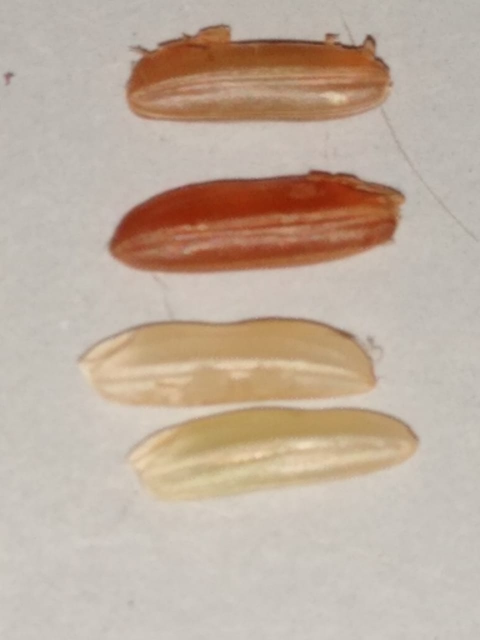
#> input picture Amostras_irga/arroz_casca.jpeg, 960 x 1280 px, found by its file name (shown at 1/2 size)
$ python arroz_demonstracao.py
#> lines starting #> are read from the running program, lines starting #| are printed output that depends on the picture; after the words box and inside, x2 and y2 are one past the last pixel; in counts of white or black regions, pixels touching at a corner belong together
import cv2 as cv
import numpy as np

imagem_original = cv.imread( "arroz_casca.jpeg", 0 )
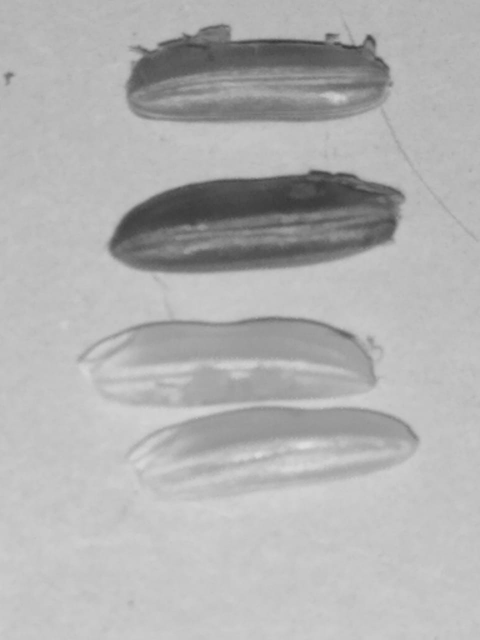
#> imagem_original: shape (1280, 960) (shown at 1/2 size); min 56, max 222, mean 177.3
imagem_original = cv.resize( imagem_original, (480, 640) )
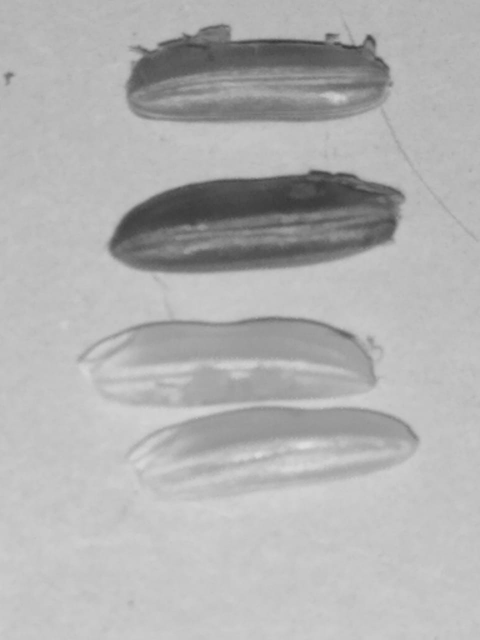
#> imagem_original: shape (640, 480); min 57, max 222, mean 177.5
imagem_filtrada = cv.GaussianBlur( imagem_original, (9, 9), cv.BORDER_DEFAULT )

imagem_binarizada = cv.adaptiveThreshold( imagem_filtrada ,255 ,cv.ADAPTIVE_THRESH_GAUSSIAN_C, \
            cv.THRESH_BINARY, 11, 2 )
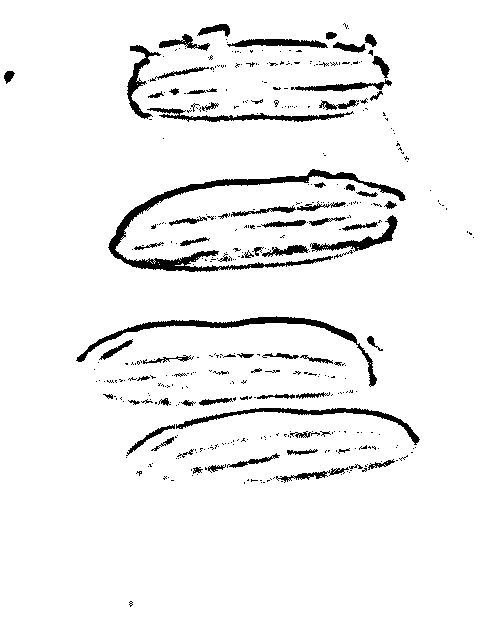
#> imagem_binarizada: shape (640, 480); 94.4% white; 408 black regions (331 under 20 px), largest, box (x1, y1, x2, y2) and area: (108, 169, 406, 272) 3404, (76, 316, 377, 387) 1844, (176, 408, 420, 445) 1173

imagem_binarizada = 255 - imagem_binarizada
kernel = np.ones( (5, 5), np.uint8 )

imagem_aberta = cv.morphologyEx( imagem_binarizada, cv.MORPH_CLOSE, kernel )
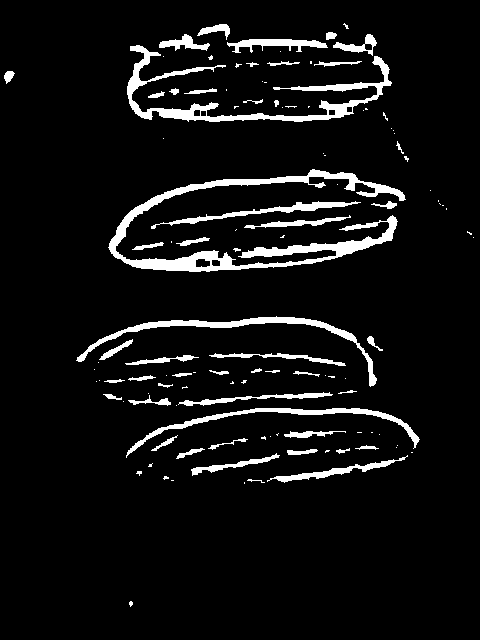
#> imagem_aberta: shape (640, 480); 6.8% white; 116 white regions (66 under 20 px), largest, box (x1, y1, x2, y2) and area: (108, 169, 406, 272) 5716, (127, 45, 392, 122) 3452, (76, 316, 377, 387) 1909
imagem_dilatada = cv.dilate( imagem_aberta , kernel, iterations = 2)
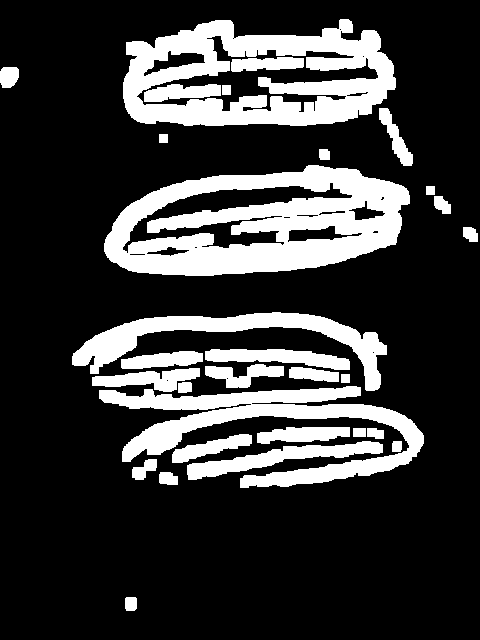
#> imagem_dilatada: shape (640, 480); 22.5% white; 30 white regions, largest, box (x1, y1, x2, y2) and area: (104, 165, 410, 276) 19924, (123, 19, 396, 126) 16359, (99, 386, 424, 488) 10961

threshold = 100
canny_output = cv.Canny( imagem_dilatada, threshold, threshold * 2)
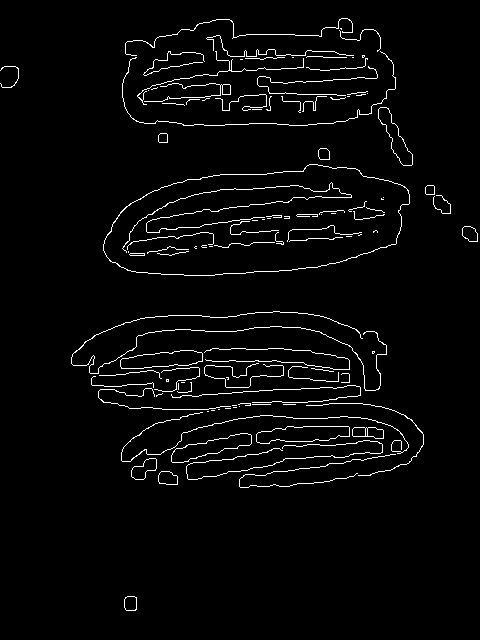
#> canny_output: shape (640, 480); 3.1% white in thin lines or dots

contours, hierarchy = cv.findContours(canny_output, cv.RETR_TREE, cv.CHAIN_APPROX_SIMPLE)
#> contours = 129 contours, 96 with area under 20; largest, box (x1, y1, x2, y2) and area: (103, 164, 410, 276) 25658, (103, 164, 410, 276) 25621, (256, 426, 350, 444) 1162, (256, 426, 350, 444) 1160, (120, 350, 203, 369) 1026

for c in contours:
    x, y, w, h = cv.boundingRect(c)
    area = cv.contourArea(c)
    print(area)

    cv.rectangle(imagem_original, (x, y), (x+w, y+h), (0, 255, 0), 2)
#> this loop made 129 passes
#> (x, y, w, h, area) on passes 1, 2, 3, 4, 5, 6, 9, 10, 11, 12, 14, 15: (124, 596, 13, 15, 159), (124, 596, 13, 15, 156.5), (158, 471, 20, 14, 209.5), (158, 471, 20, 14, 208.5), (131, 458, 26, 22, 305.5), (131, 458, 26, 22, 304.5), (171, 433, 81, 30, 1022), (171, 433, 81, 30, 1015.5), (352, 427, 32, 12, 278), (367, 427, 17, 12, 146), (352, 427, 14, 10, 113.5), (256, 426, 94, 18, 1161.5)
#| 159.0
#| 156.5
#| 209.5
#| 208.5
#| 305.5
#| 304.5
#| 1.5
#| 10.0
#> (further printed lines are left out)
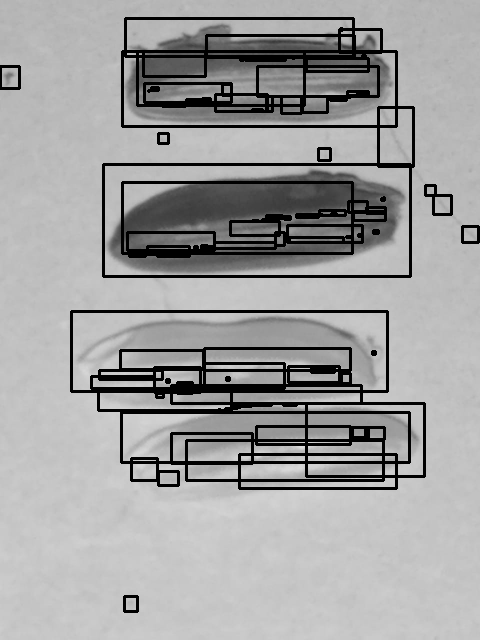
#> imagem_original: shape (640, 480); 10.97% of pixels changed, all inside (x1, y1, x2, y2) = (0, 17, 480, 613)


cv.imshow( "Original", imagem_original )
cv.imshow( "Binarizada" , imagem_binarizada )
cv.imshow( "Dilatada", imagem_dilatada )
cv.imshow( "Aberta", imagem_aberta )
cv.imshow( "Canny", canny_output)
cv.waitKey( 0 )
